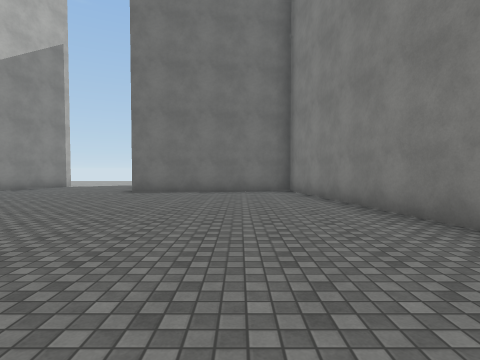
View 1 (above)

24 first-person views from a walk through a Unity game level. The camera is 1.4 m above the floor, tilts 2° down and sees 80° across. The floor is counted in squares, 2 m on a side. Each view is taken from the middle of a square. On the plan, view 1 faces up. The plan holds only what a view shows up to about 10 squares ahead; the rest is blank. The place goes on beyond the plan. Surface patterns are stand-ins for the level's own textures.

View 2
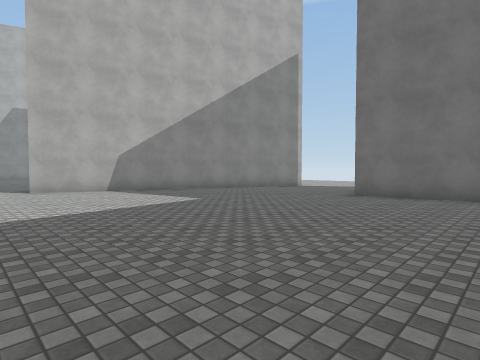

View 3
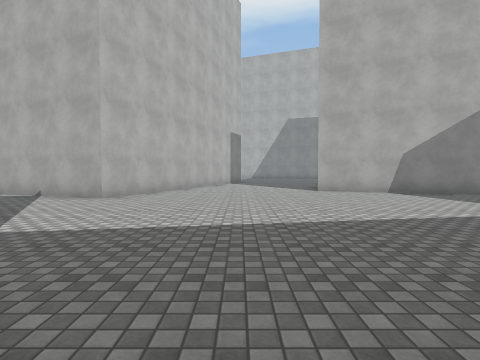

View 4
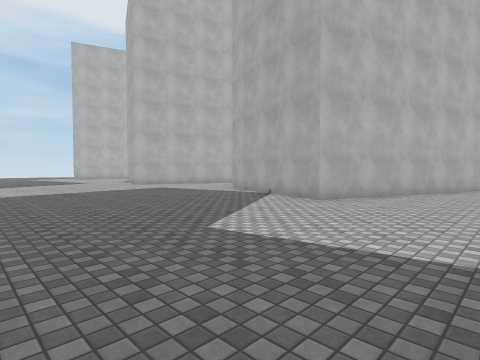

View 5
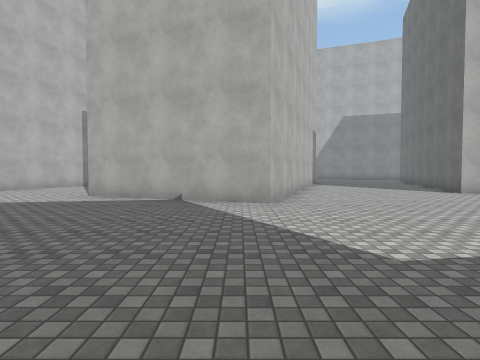

View 6
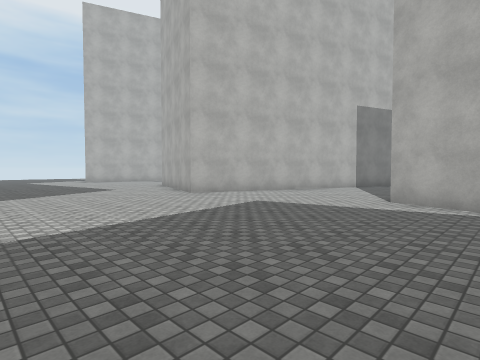

View 7
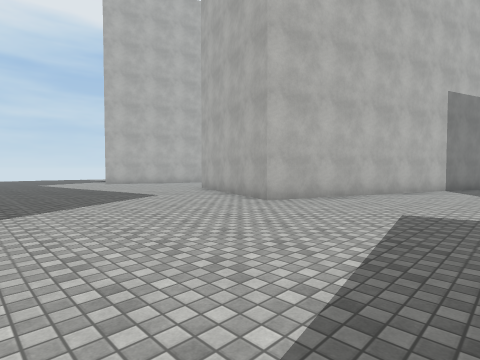

View 8
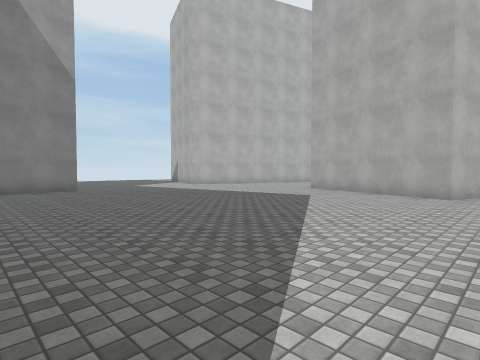

View 9
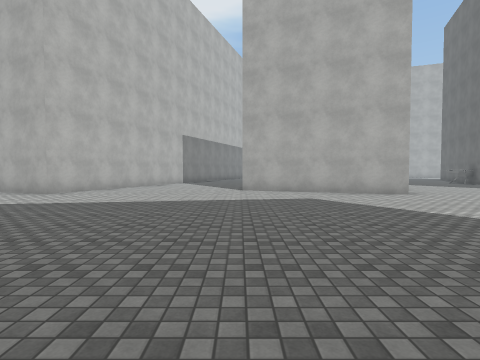

View 10
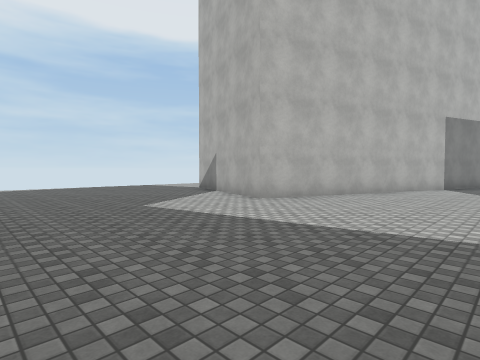

View 11
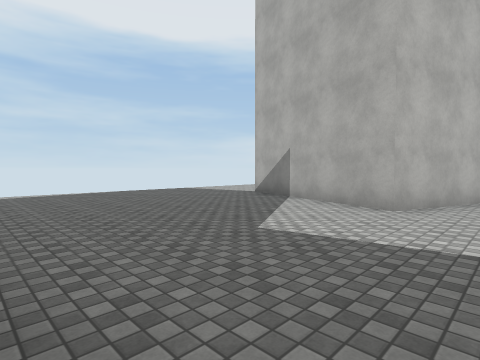

View 12
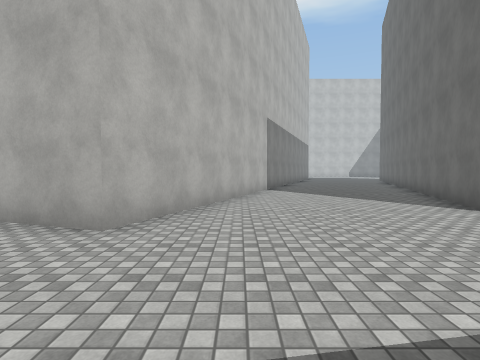

View 13
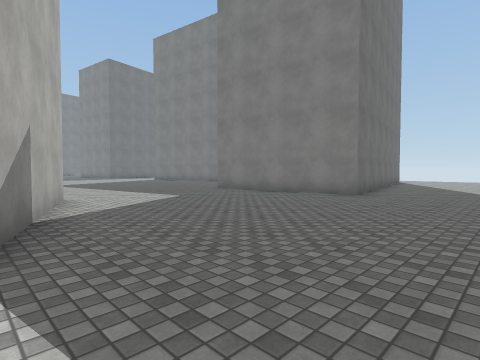

View 14
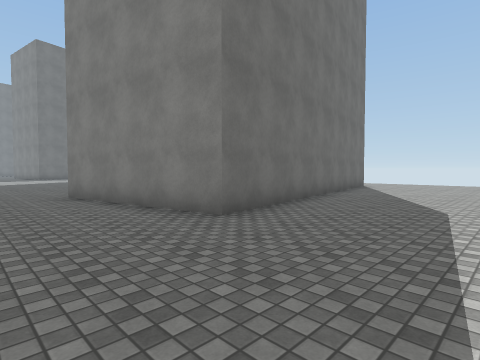

View 15
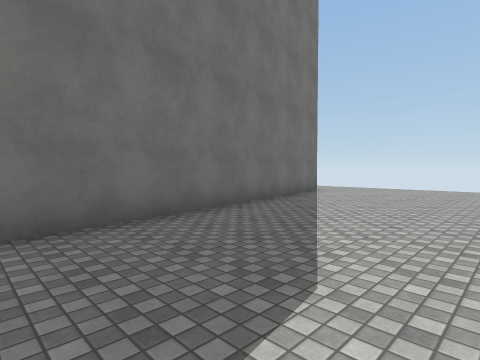

View 16
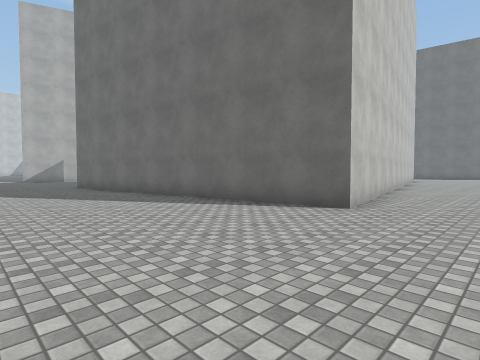

View 17
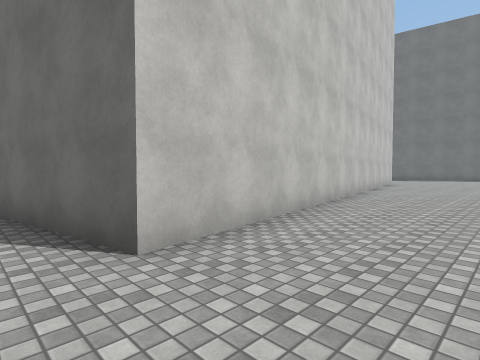

View 18
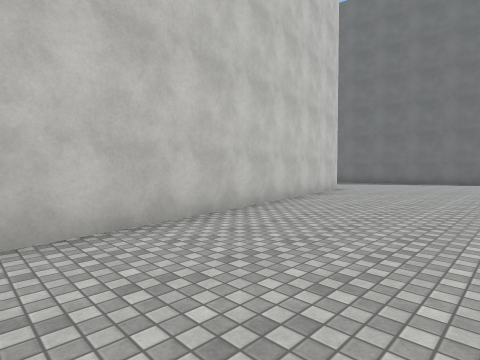

View 19
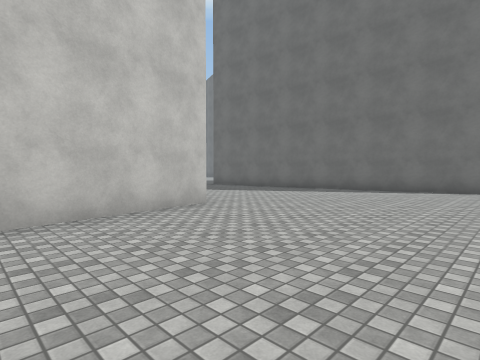

View 20
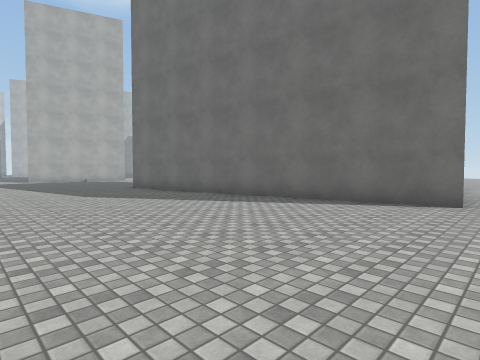

View 21
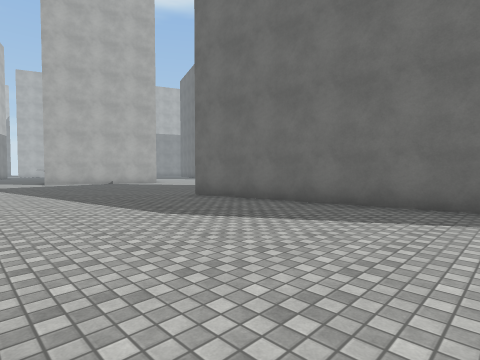

View 22
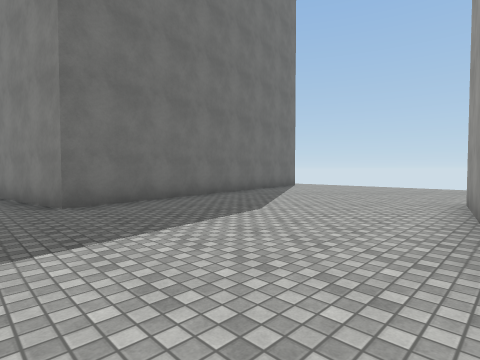

View 23
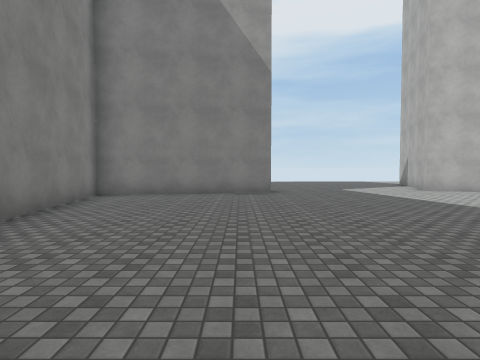

View 24
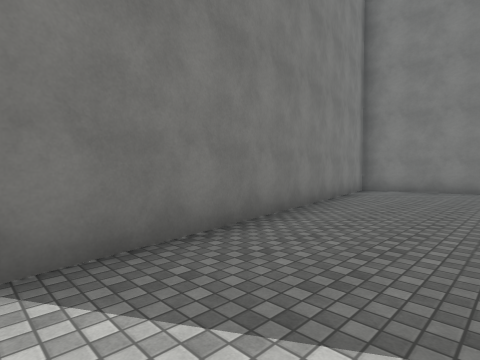

### Floor plan
Points are (right, up) in squares from view 1. A wall is a line through its corners. A room is listed if a view was taken in it or the views show most of it. See-through windows are left out.
Room 1 (views 1, 2, 3, 4, 5, 6, 7, 8, 9, 10, 11, 12, 13, 14, 15, 16, 17, 18, 19, 20, 21, 22, 23, 24)
walls: (2.9, -11.6) (5.2, -11.2) (7.8, -26) (-2.1, -27.7) (-2.9, -22.8) (2, -21.9) (0.2, -12.1); (-15.6, -10.5) (-8.1, -13.2) (-9.8, -17.9) (-15, -16); (9.3, -4.4) (-0.8, -6.2) (-1.4, -2.9); (-15.2, -21.1) (-8.2, -23.6) (-10, -28.3); (-14.3, -1.1) (-7.9, -3.4) (-9.7, -8.1); (2.8, 3.2) (1.7, 9.5) (-3.3, 8.6); (-9, 6.8) (-10.5, 2.6) (-12.1, 3.2); (-7.8, 10.1) (-8, 9.4)

Where each view was taken, in squares from view 1:
view 1: 0 up, 0 right, facing up
view 2: 1 up, 0 right, facing up-left
view 3: 0 up, 1 left, facing left
view 4: 0 up, 2 left, facing down-left
view 5: 4 down, 2 left, facing left
view 6: 6 down, 3 left, facing down-left
view 7: 9 down, 3 left, facing down-left
view 8: 12 down, 0 right, facing down-left
view 9: 18 down, 0 right, facing left
view 10: 19 down, 3 left, facing down-left
view 11: 22 down, 3 left, facing down-left
view 12: 22 down, 5 left, facing left
view 13: 31 down, 10 left, facing up-right
view 14: 31 down, 5 left, facing up-right
view 15: 31 down, 1 left, facing up-right
view 16: 31 down, 10 right, facing up-left
view 17: 27 down, 10 right, facing up-left
view 18: 21 down, 10 right, facing up-left
view 19: 15 down, 10 right, facing up-left
view 20: 11 down, 10 right, facing up-left
view 21: 11 down, 6 right, facing up-left
view 22: 12 down, 2 left, facing up-right
view 23: 14 down, 2 left, facing down
view 24: 12 down, 2 left, facing down-right
